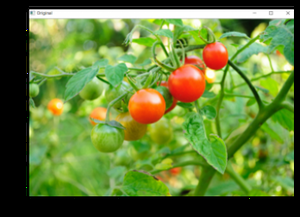
#> input picture Week1/flower.png, 300 x 217 px
$ python question5.py
#> lines starting #> are read from the running program, lines starting #| are printed output that depends on the picture
import cv2 as cv

img = cv.imread('flower.png')
#> img is the input picture: shape (217, 300, 3); mean B, G, R 55.9, 125.7, 101.5

new_width = 800
new_height = 600

# Resize the image using INTER_LINEAR interpolation
resized_img = cv.resize(img, (new_width, new_height), interpolation=cv.INTER_LINEAR)
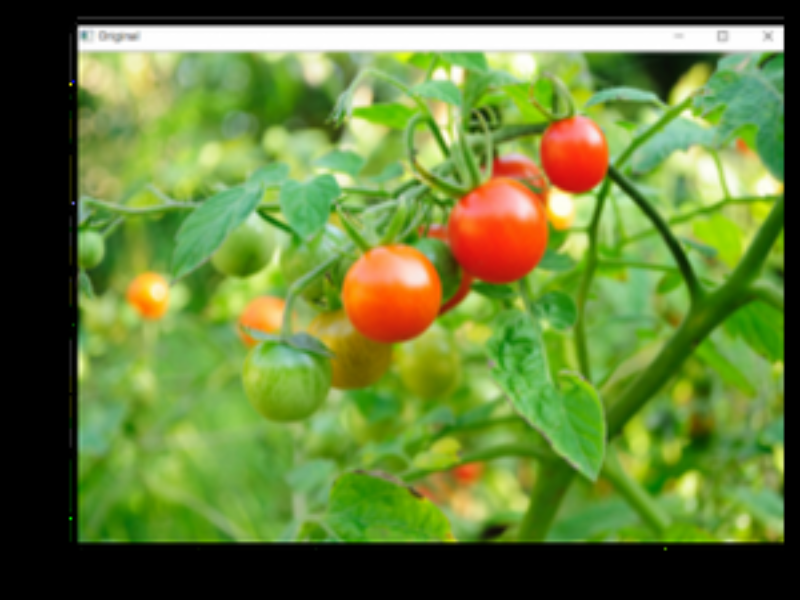
#> resized_img: shape (600, 800, 3); mean B, G, R 55.8, 125.6, 101.4

cv.imshow('Original Image', img)
cv.imshow('Resized Image', resized_img)

cv.waitKey(0)
cv.destroyAllWindows()
